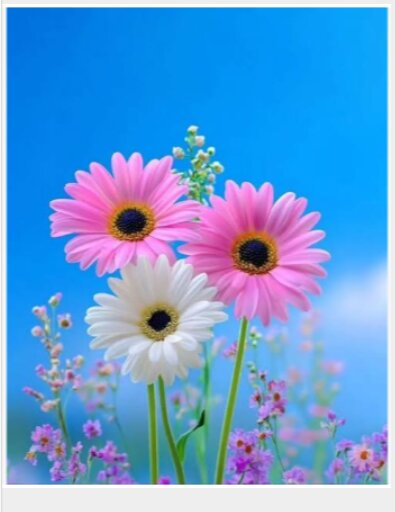
#> input picture flower.jpg, 395 x 512 px
$ jupyter execute Exp.08.ipynb
#> lines starting #> are read from the running program, lines starting #| are printed output that depends on the picture; after the words box and inside, x2 and y2 are one past the last pixel; in counts of white or black regions, pixels touching at a corner belong together
# Ex. No: 08
## Record-THRESHOLDING

**Name :** LOGESHWARI N   **Reg. No :** 212225040206    **Slot No :** T2 26OD2199

[cell 1]
import cv2
import numpy as np
import matplotlib.pyplot as plt

[cell 2]
img = cv2.imread('flower.jpg')
#> img is the input picture: shape (512, 395, 3); mean B, G, R 216.8, 157.2, 100.1

gray = cv2.cvtColor(img, cv2.COLOR_BGR2GRAY)
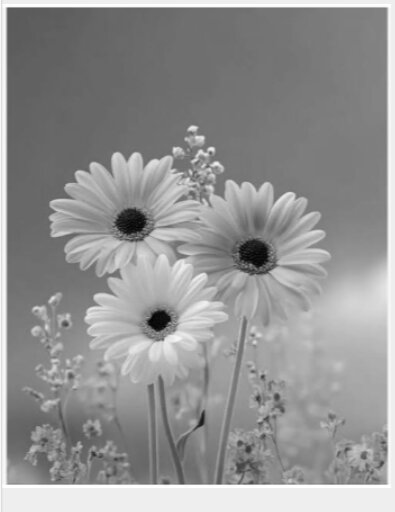
#> gray: shape (512, 395); min 1, max 255, mean 146.9

[cell 3]
plt.figure(figsize=(10, 5))

plt.imshow(gray, cmap='gray')
plt.title('Original Grayscale Image')
plt.axis('off')

plt.show()

[cell 4]
ret, global_thresh = cv2.threshold(gray, 127, 255, cv2.THRESH_BINARY)
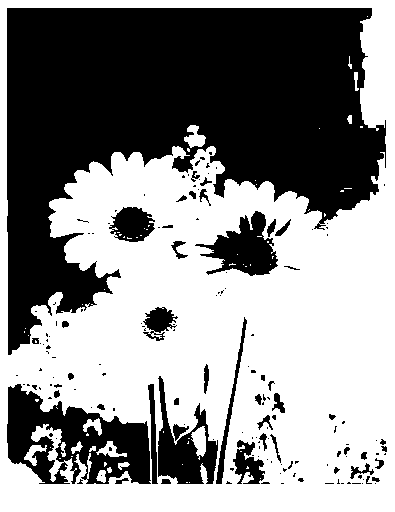
#> global_thresh: shape (512, 395); 55.3% white; 162 black regions (116 under 20 px), largest, box (x1, y1, x2, y2) and area: (7, 8, 386, 355) 70997, (7, 384, 151, 484) 7823, (158, 376, 218, 484) 2815

plt.figure(figsize=(10, 5))

plt.subplot(1, 2, 1)
plt.imshow(gray, cmap='gray')
plt.title('Original Image')

plt.subplot(1, 2, 2)
plt.imshow(global_thresh, cmap='gray')
plt.title('Global Thresholding')

plt.show()
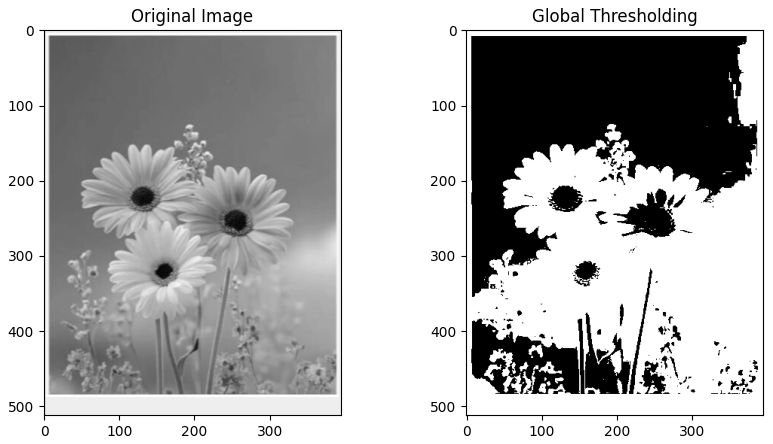
#> figure drawn by matplotlib, 2 panels

[cell 5]
blur = cv2.GaussianBlur(gray, (5, 5), 0)

adaptive_mean = cv2.adaptiveThreshold(
    blur, 255,
    cv2.ADAPTIVE_THRESH_MEAN_C,
    cv2.THRESH_BINARY,
    21, 5
)
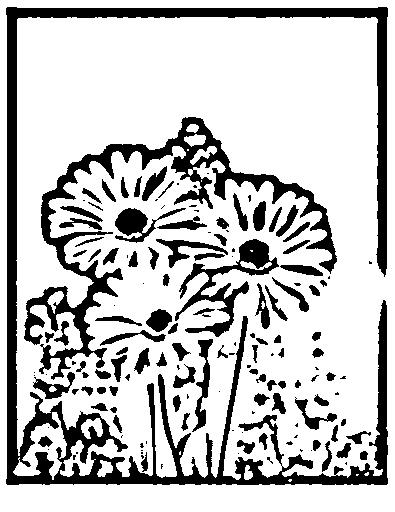
#> adaptive_mean: shape (512, 395); 76.8% white; 151 black regions (57 under 20 px), largest, box (x1, y1, x2, y2) and area: (6, 7, 388, 485) 21834, (24, 117, 337, 380) 9774, (175, 239, 279, 337) 2497

plt.figure(figsize=(12, 5))

plt.subplot(1, 2, 1)
plt.imshow(gray, cmap='gray')
plt.title('Original Image')
plt.axis('off')

plt.subplot(1, 2, 2)
plt.imshow(adaptive_mean, cmap='gray')
plt.title('Adaptive Mean Thresholding')
plt.axis('off')

plt.show()

[cell 6]
adaptive_gaussian = cv2.adaptiveThreshold(
    blur, 255,
    cv2.ADAPTIVE_THRESH_GAUSSIAN_C,
    cv2.THRESH_BINARY,
    21, 5
)
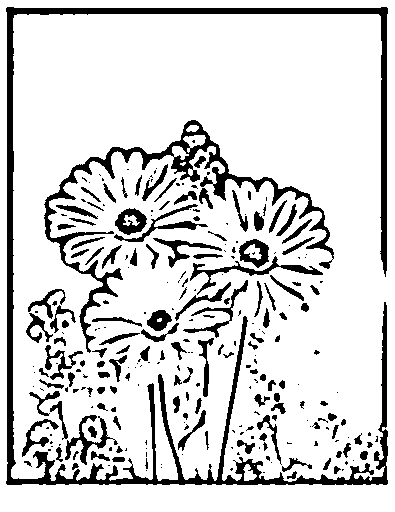
#> adaptive_gaussian: shape (512, 395); 83.8% white; 270 black regions (138 under 20 px), largest, box (x1, y1, x2, y2) and area: (6, 7, 388, 485) 12491, (44, 120, 334, 353) 5123, (190, 256, 323, 295) 791

plt.figure(figsize=(12, 5))

plt.subplot(1, 2, 1)
plt.imshow(gray, cmap='gray')
plt.title('Original Image')
plt.axis('off')

plt.subplot(1, 2, 2)
plt.imshow(adaptive_gaussian, cmap='gray')
plt.title('Adaptive Gaussian Thresholding')
plt.axis('off')

plt.show()

[cell 7]
ret, otsu = cv2.threshold(
    gray, 0, 255,
    cv2.THRESH_BINARY + cv2.THRESH_OTSU
)
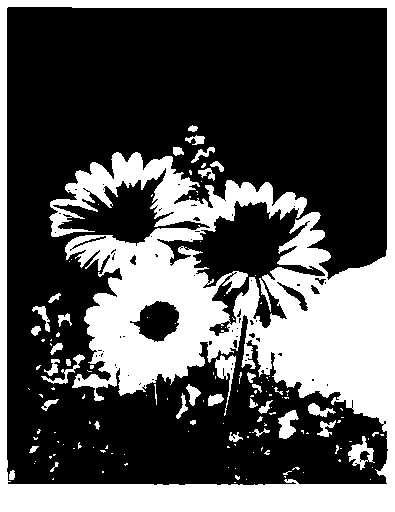
#> otsu: shape (512, 395); 33.7% white; 144 white regions (104 under 20 px), largest, box (x1, y1, x2, y2) and area: (0, 0, 395, 512) 63520, (215, 355, 236, 416) 418, (348, 436, 375, 470) 384
#> ret = 159

print('Optimal Threshold Value:', ret)
#| Optimal Threshold Value: 159.0

plt.figure(figsize=(10, 5))

plt.subplot(1, 2, 1)
plt.imshow(gray, cmap='gray')
plt.title('Original Image')

plt.subplot(1, 2, 2)
plt.imshow(otsu, cmap='gray')
plt.title("Otsu's Thresholding")

plt.show()

[cell 8]
titles = [
    'Original',
    'Global Thresholding',
    'Adaptive Mean',
    'Adaptive Gaussian',
    "Otsu's Thresholding"
]

images = [
    gray,
    global_thresh,
    adaptive_mean,
    adaptive_gaussian,
    otsu
]

plt.figure(figsize=(15, 8))

for i in range(5):
    plt.subplot(2, 3, i+1)
    plt.imshow(images[i], cmap='gray')
    plt.title(titles[i])
    plt.axis('off')

plt.tight_layout()
plt.show()
